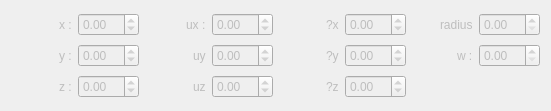
          <widget class="QWidget" name="ObstaclesSphere" native="true">
           <property name="enabled">
            <bool>false</bool>
           </property>
           <property name="geometry">
            <rect>
             <x>210</x>
             <y>100</y>
             <width>551</width>
             <height>111</height>
            </rect>
           </property>
           <layout class="QGridLayout" name="gridLayout_12">
            <item row="1" column="0">
             <layout class="QHBoxLayout" name="horizontalLayout_129">
              <item alignment="Qt::AlignRight">
               <widget class="QLabel" name="label_132">
                <property name="text">
                 <string>y :</string>
                </property>
               </widget>
              </item>
              <item>
               <widget class="QDoubleSpinBox" name="ObstaclesSphereY">
                <property name="minimum">
                 <double>-99.000000000000000</double>
                </property>
               </widget>
              </item>
             </layout>
            </item>
            <item row="0" column="0">
             <layout class="QHBoxLayout" name="horizontalLayout_89">
              <item alignment="Qt::AlignRight">
               <widget class="QLabel" name="label_87">
                <property name="text">
                 <string>x :</string>
                </property>
               </widget>
              </item>
              <item>
               <widget class="QDoubleSpinBox" name="ObstaclesSphereX">
                <property name="minimum">
                 <double>-99.000000000000000</double>
                </property>
               </widget>
              </item>
             </layout>
            </item>
            <item row="2" column="0">
             <layout class="QHBoxLayout" name="horizontalLayout_136">
              <item alignment="Qt::AlignRight">
               <widget class="QLabel" name="label_139">
                <property name="text">
                 <string>z :</string>
                </property>
               </widget>
              </item>
              <item>
               <widget class="QDoubleSpinBox" name="ObstaclesSphereZ">
                <property name="minimum">
                 <double>-99.000000000000000</double>
                </property>
               </widget>
              </item>
             </layout>
            </item>
            <item row="0" column="1">
             <layout class="QHBoxLayout" name="horizontalLayout_134">
              <item alignment="Qt::AlignRight">
               <widget class="QLabel" name="label_137">
                <property name="text">
                 <string>ux :</string>
                </property>
               </widget>
              </item>
              <item>
               <widget class="QDoubleSpinBox" name="ObstaclesSphereUx">
                <property name="minimum">
                 <double>-99.000000000000000</double>
                </property>
               </widget>
              </item>
             </layout>
            </item>
            <item row="1" column="1">
             <layout class="QHBoxLayout" name="horizontalLayout_131">
              <item alignment="Qt::AlignRight">
               <widget class="QLabel" name="label_134">
                <property name="text">
                 <string>uy</string>
                </property>
               </widget>
              </item>
              <item>
               <widget class="QDoubleSpinBox" name="ObstaclesSphereUy">
                <property name="minimum">
                 <double>-99.000000000000000</double>
                </property>
               </widget>
              </item>
             </layout>
            </item>
            <item row="0" column="2">
             <layout class="QHBoxLayout" name="horizontalLayout_132">
              <item alignment="Qt::AlignRight">
               <widget class="QLabel" name="label_135">
                <property name="text">
                 <string>?x</string>
                </property>
               </widget>
              </item>
              <item>
               <widget class="QDoubleSpinBox" name="ObstaclesSphereRandx">
                <property name="minimum">
                 <double>-99.000000000000000</double>
                </property>
               </widget>
              </item>
             </layout>
            </item>
            <item row="1" column="2">
             <layout class="QHBoxLayout" name="horizontalLayout_133">
              <item alignment="Qt::AlignRight">
               <widget class="QLabel" name="label_136">
                <property name="text">
                 <string>?y</string>
                </property>
               </widget>
              </item>
              <item>
               <widget class="QDoubleSpinBox" name="ObstaclesSphereRandy">
                <property name="minimum">
                 <double>-99.000000000000000</double>
                </property>
               </widget>
              </item>
             </layout>
            </item>
            <item row="2" column="1">
             <layout class="QHBoxLayout" name="horizontalLayout_137">
              <item alignment="Qt::AlignRight">
               <widget class="QLabel" name="label_140">
                <property name="text">
                 <string>uz</string>
                </property>
               </widget>
              </item>
              <item>
               <widget class="QDoubleSpinBox" name="ObstaclesSphereUz">
                <property name="minimum">
                 <double>-99.000000000000000</double>
                </property>
               </widget>
              </item>
             </layout>
            </item>
            <item row="2" column="2">
             <layout class="QHBoxLayout" name="horizontalLayout_138">
              <item alignment="Qt::AlignRight">
               <widget class="QLabel" name="label_141">
                <property name="text">
                 <string>?z</string>
                </property>
               </widget>
              </item>
              <item>
               <widget class="QDoubleSpinBox" name="ObstaclesSphereRandz">
                <property name="minimum">
                 <double>-99.000000000000000</double>
                </property>
               </widget>
              </item>
             </layout>
            </item>
            <item row="0" column="3">
             <layout class="QHBoxLayout" name="horizontalLayout_130">
              <item alignment="Qt::AlignRight">
               <widget class="QLabel" name="label_133">
                <property name="text">
                 <string>radius</string>
                </property>
               </widget>
              </item>
              <item>
               <widget class="QDoubleSpinBox" name="ObstaclesSphereRadius"/>
              </item>
             </layout>
            </item>
            <item row="1" column="3">
             <layout class="QHBoxLayout" name="horizontalLayout_135">
              <item alignment="Qt::AlignRight">
               <widget class="QLabel" name="label_138">
                <property name="text">
                 <string>w :</string>
                </property>
               </widget>
              </item>
              <item>
               <widget class="QDoubleSpinBox" name="ObstaclesSphereW"/>
              </item>
             </layout>
            </item>
           </layout>
          </widget>
